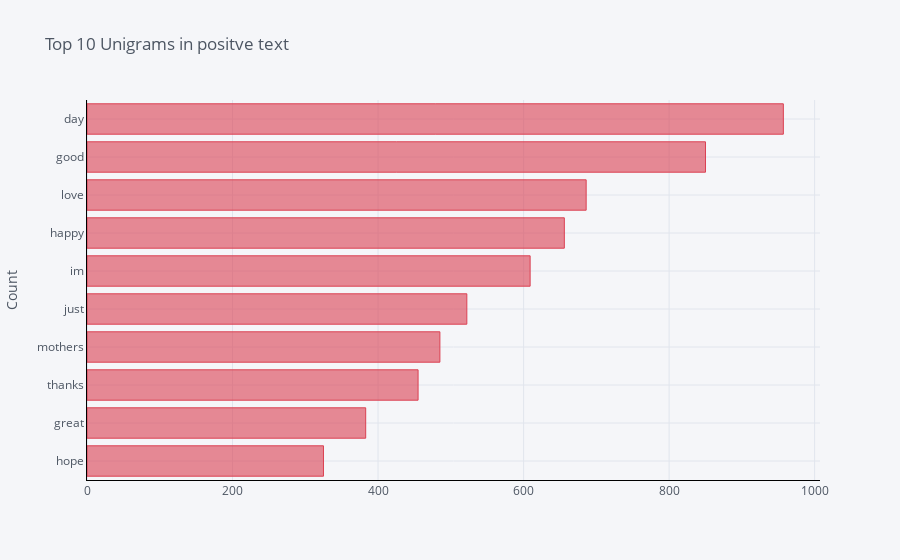
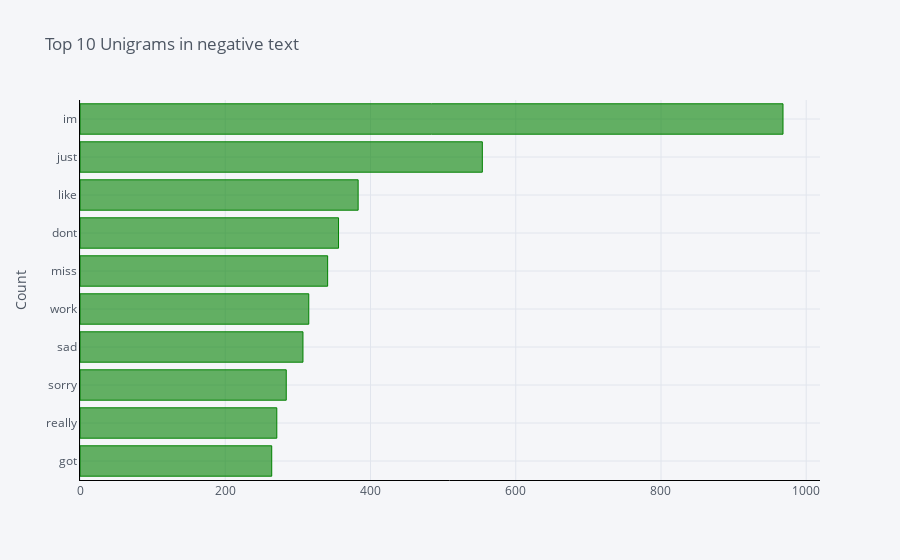
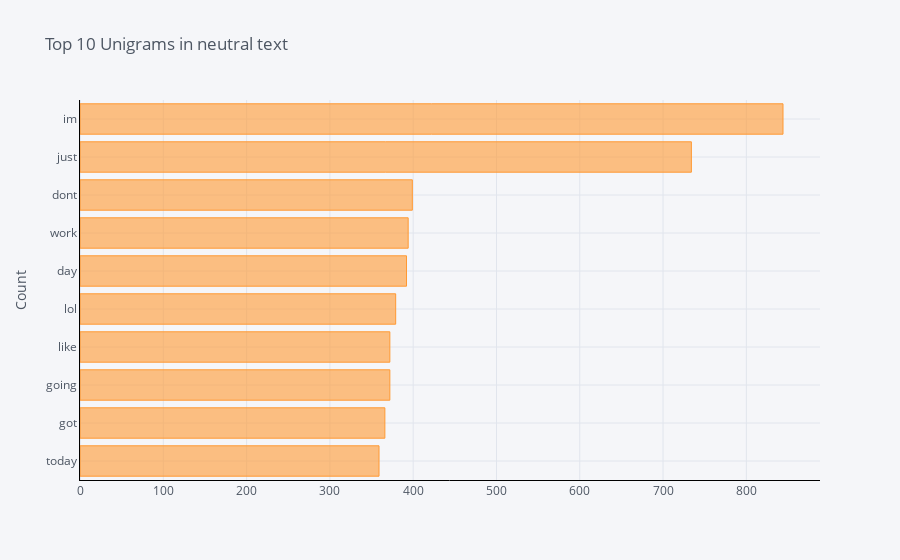

Notebook source saved alongside these figures, in order:
### Code cell
pos_unigrams = get_top_n_words(pos['text_clean'],10)
neg_unigrams = get_top_n_words(neg['text_clean'],10)
neutral_unigrams = get_top_n_words(neutral['text_clean'],10)



#for word, freq in top_unigrams:
    #print(word, freq)
df1 = pd.DataFrame(pos_unigrams, columns = ['Text' , 'count'])
df1.groupby('Text').sum()['count'].sort_values(ascending=True).iplot(
    kind='bar', yTitle='Count', linecolor='black',color='red', title='Top 10 Unigrams in positve text',orientation='h')

df2 = pd.DataFrame(neg_unigrams, columns = ['Text' , 'count'])
df2.groupby('Text').sum()['count'].sort_values(ascending=True).iplot(
    kind='bar', yTitle='Count', linecolor='black', color='green',title='Top 10 Unigrams in negative text',orientation='h')

df3 = pd.DataFrame(neutral_unigrams, columns = ['Text' , 'count'])
df3.groupby('Text').sum()['count'].sort_values(ascending=True).iplot(
    kind='bar', yTitle='Count', linecolor='black', title='Top 10 Unigrams in neutral text',orientation='h')

### Figure 1 — Plotly figure (JSON) as saved in the notebook; plotly's stock layout.template omitted (floating-point values rounded to 4 significant figures)
{"data": [{"marker": {"color": "rgba(219, 64, 82, 0.6)", "line": {"color": "rgba(219, 64, 82, 1.0)", "width": 1}}, "name": "count", "orientation": "h", "text": "", "type": "bar", "x": [325, 383, 455, 485, 522, 609, 656, 686, 850, 957], "y": ["hope", "great", "thanks", "mothers", "just", "im", "happy", "love", "good", "day"]}], "layout": {"legend": {"bgcolor": "#F5F6F9", "font": {"color": "#4D5663"}}, "paper_bgcolor": "#F5F6F9", "plot_bgcolor": "#F5F6F9", "title": {"font": {"color": "#4D5663"}, "text": "Top 10 Unigrams in positve text"}, "xaxis": {"gridcolor": "#E1E5ED", "linecolor": "black", "showgrid": true, "tickfont": {"color": "#4D5663"}, "title": {"font": {"color": "#4D5663"}, "text": ""}, "zerolinecolor": "#E1E5ED"}, "yaxis": {"gridcolor": "#E1E5ED", "linecolor": "black", "showgrid": true, "tickfont": {"color": "#4D5663"}, "title": {"font": {"color": "#4D5663"}, "text": "Count"}, "zerolinecolor": "#E1E5ED"}}}

### Figure 2 — Plotly figure (JSON) as saved in the notebook; plotly's stock layout.template omitted (floating-point values rounded to 4 significant figures)
{"data": [{"marker": {"color": "rgba(0, 128, 0, 0.6)", "line": {"color": "rgba(0, 128, 0, 1.0)", "width": 1}}, "name": "count", "orientation": "h", "text": "", "type": "bar", "x": [264, 271, 284, 307, 315, 341, 356, 383, 554, 968], "y": ["got", "really", "sorry", "sad", "work", "miss", "dont", "like", "just", "im"]}], "layout": {"legend": {"bgcolor": "#F5F6F9", "font": {"color": "#4D5663"}}, "paper_bgcolor": "#F5F6F9", "plot_bgcolor": "#F5F6F9", "title": {"font": {"color": "#4D5663"}, "text": "Top 10 Unigrams in negative text"}, "xaxis": {"gridcolor": "#E1E5ED", "linecolor": "black", "showgrid": true, "tickfont": {"color": "#4D5663"}, "title": {"font": {"color": "#4D5663"}, "text": ""}, "zerolinecolor": "#E1E5ED"}, "yaxis": {"gridcolor": "#E1E5ED", "linecolor": "black", "showgrid": true, "tickfont": {"color": "#4D5663"}, "title": {"font": {"color": "#4D5663"}, "text": "Count"}, "zerolinecolor": "#E1E5ED"}}}

### Figure 3 — Plotly figure (JSON) as saved in the notebook; plotly's stock layout.template omitted (floating-point values rounded to 4 significant figures)
{"data": [{"marker": {"color": "rgba(255, 153, 51, 0.6)", "line": {"color": "rgba(255, 153, 51, 1.0)", "width": 1}}, "name": "count", "orientation": "h", "text": "", "type": "bar", "x": [359, 366, 372, 372, 379, 392, 394, 399, 734, 844], "y": ["today", "got", "going", "like", "lol", "day", "work", "dont", "just", "im"]}], "layout": {"legend": {"bgcolor": "#F5F6F9", "font": {"color": "#4D5663"}}, "paper_bgcolor": "#F5F6F9", "plot_bgcolor": "#F5F6F9", "title": {"font": {"color": "#4D5663"}, "text": "Top 10 Unigrams in neutral text"}, "xaxis": {"gridcolor": "#E1E5ED", "linecolor": "black", "showgrid": true, "tickfont": {"color": "#4D5663"}, "title": {"font": {"color": "#4D5663"}, "text": ""}, "zerolinecolor": "#E1E5ED"}, "yaxis": {"gridcolor": "#E1E5ED", "linecolor": "black", "showgrid": true, "tickfont": {"color": "#4D5663"}, "title": {"font": {"color": "#4D5663"}, "text": "Count"}, "zerolinecolor": "#E1E5ED"}}}
